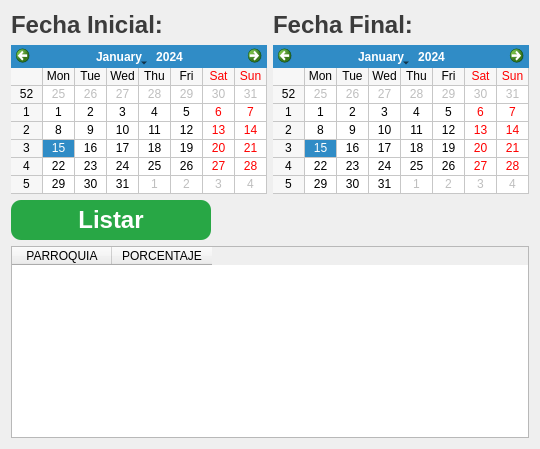
                       <widget class="QWidget" name="tab_porcentaje">
                        <property name="styleSheet">
                         <string notr="true">
QLabel
{
    color: rgb(60, 60, 60);
	font: bold 24px;
}


QPushButton{
font: bold 24px;
color: rgb(255, 255, 255);
background-color: rgb(40, 167, 69);
border-top-left-radius: 10px;
border-bottom-left-radius: 10px;
border-bottom-right-radius: 10px;
border-top-right-radius: 10px;
}


QPushButton:hover{
background-color: rgb(170, 170, 170);
border-top-left-radius: 10px;
border-bottom-left-radius: 10px;
border-bottom-right-radius: 10px;
border-top-right-radius: 10px;
color:rgb(35, 35, 35);
}</string>
                        </property>
                        <attribute name="title">
                         <string>Porcentaje por Parroquia</string>
                        </attribute>
                        <layout class="QGridLayout" name="gridLayout_8">
                         <item row="0" column="0">
                          <widget class="QLabel" name="label_41">
                           <property name="text">
                            <string>Fecha Inicial:</string>
                           </property>
                          </widget>
                         </item>
                         <item row="0" column="1">
                          <widget class="QLabel" name="label_40">
                           <property name="text">
                            <string>Fecha Final:</string>
                           </property>
                          </widget>
                         </item>
                         <item row="1" column="0">
                          <widget class="QCalendarWidget" name="cld_feIni_porcetaje_reportes">
                           <property name="gridVisible">
                            <bool>true</bool>
                           </property>
                          </widget>
                         </item>
                         <item row="1" column="1">
                          <widget class="QCalendarWidget" name="cld_feFin_porcetaje_reportes">
                           <property name="gridVisible">
                            <bool>true</bool>
                           </property>
                          </widget>
                         </item>
                         <item row="2" column="0">
                          <widget class="QPushButton" name="btn_porcetaje_listar_reportes">
                           <property name="minimumSize">
                            <size>
                             <width>50</width>
                             <height>40</height>
                            </size>
                           </property>
                           <property name="maximumSize">
                            <size>
                             <width>200</width>
                             <height>16777215</height>
                            </size>
                           </property>
                           <property name="text">
                            <string>Listar</string>
                           </property>
                          </widget>
                         </item>
                         <item row="3" column="0" colspan="2">
                          <widget class="QTableWidget" name="tbl_porcentaje">
                           <column>
                            <property name="text">
                             <string>PARROQUIA</string>
                            </property>
                           </column>
                           <column>
                            <property name="text">
                             <string>PORCENTAJE</string>
                            </property>
                           </column>
                          </widget>
                         </item>
                        </layout>
                       </widget>
